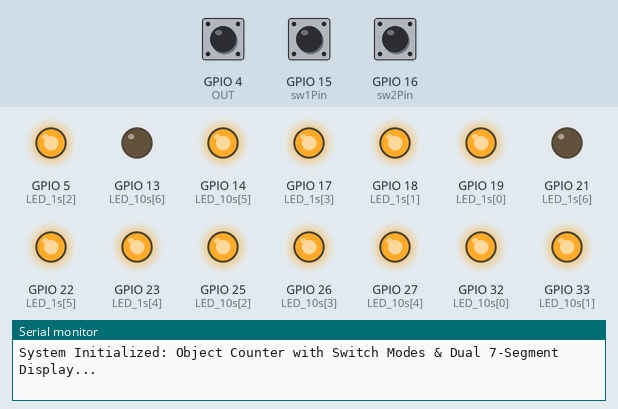
Bench run of a sketch on a simulated ESP32. On the bench: output pins drawn as LEDs (lit = HIGH), the last lines printed to the serial monitor. Dashed ring = blinking. The test bench sets the inputs (shaded band); at power-on: GPIO 4 (OUT) HIGH, GPIO 15 (sw1Pin) HIGH, GPIO 16 (sw2Pin) HIGH.

Above: at 1.2 s.
1.3 s: GPIO 4 (OUT) driven LOW
At 2.7 s:
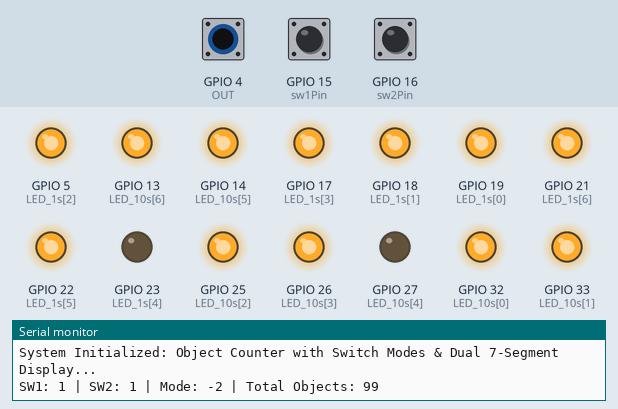
3.0 s: GPIO 4 (OUT) pulsed HIGH 5 times (0.12 s each, 0.3 s apart)
At 4.8 s:
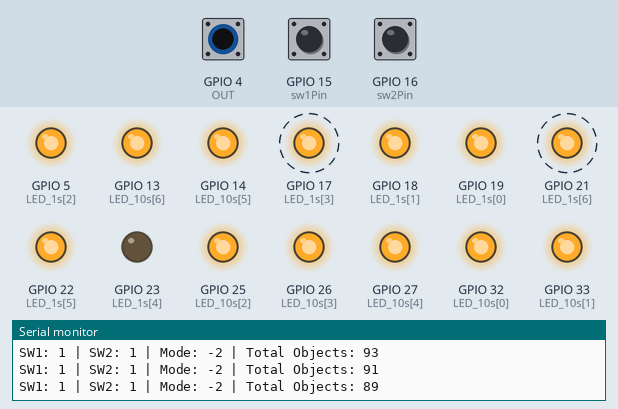
6.0 s: GPIO 4 (OUT) pulsed HIGH 2 times (0.12 s each, 0.3 s apart)
At 7.5 s:
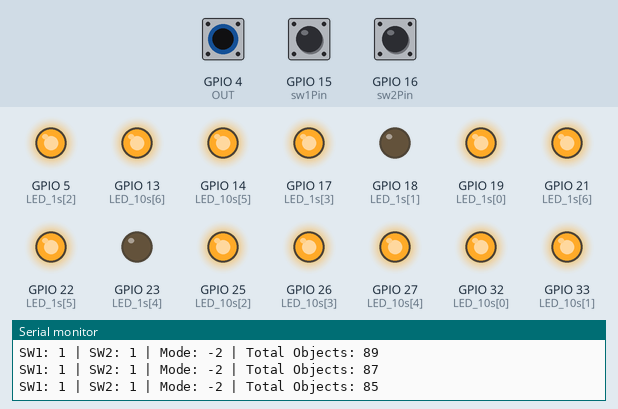
Timing chart, 0 to 9.0 s (numbered marks = the images above; inputs shaded):
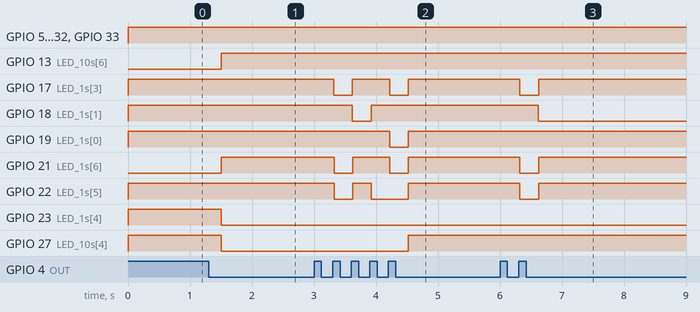

Measured:
- after the input at 1.3 s, GPIO 13 (LED_10s[6]), GPIO 21 (LED_1s[6]): LOW → HIGH after 0.20 s; GPIO 23 (LED_1s[4]), GPIO 27 (LED_10s[4]): HIGH → LOW after 0.20 s
- after the input at 3.0 s, GPIO 17 (LED_1s[3]): alternates HIGH for 0.60 s and LOW for 0.30 s, 4 changes in all, then stays HIGH, starting after 0.32 s; GPIO 18 (LED_1s[1]): HIGH → LOW after 0.62 s, → HIGH 0.30 s later
- after the input at 6.0 s, GPIO 17 (LED_1s[3]), GPIO 21 (LED_1s[6]), GPIO 22 (LED_1s[5]): HIGH → LOW after 0.32 s, → HIGH 0.30 s later; GPIO 18 (LED_1s[1]): HIGH → LOW after 0.62 s

The sketch:

sketch_oct14b.ino
```cpp
// 1. Pin Definitions (Using safe GPIOs)
const int OUT = 4;          // Move IR Sensor to a safe pin like GPIO 4 (avoiding strapping pin GPIO 2)
const int sw1Pin = 15;      // Move Switch 1 away from GPIO 3 (RX) to GPIO 15
const int sw2Pin = 16;


int Number_of_Object = 0;
int SensorState = 0;
int lastSensorState = HIGH;

int sw1 = 0;
int sw2 = 0;
int mode = 1;


const int LED_10s[7] = {32, 33, 25, 26, 27, 14, 13};
const int LED_1s[7]  = {19, 18, 5, 17, 23, 22, 21};
#include "Decode.h"

void setup() {
  Serial.begin(115200);


  pinMode(OUT, INPUT);
  pinMode(sw1Pin, INPUT);
  pinMode(sw2Pin, INPUT);

  for(int i = 0; i < 7; i++){
    pinMode(LED_10s[i], OUTPUT);
    pinMode(LED_1s[i], OUTPUT);
  }

  Serial.println("System Initialized: Object Counter with Switch Modes & Dual 7-Segment Display...");
}


void loop() {

  sw1 = digitalRead(sw1Pin);
  sw2 = digitalRead(sw2Pin);

  if (sw1 == 0 && sw2 == 0) {
    mode = 1;
  }
  else if (sw1 == 0 && sw2 == 1) {
    mode = -1;
  }
  else if (sw1 == 1 && sw2 == 0) {
    mode = 2;
  }
  else if (sw1 == 1 && sw2 == 1) {
    mode = -2;
  }


  SensorState = digitalRead(OUT);


  if (SensorState == LOW && lastSensorState == HIGH) {
    Number_of_Object += mode;


    if (Number_of_Object > 99) {
      Number_of_Object = 0;
    } else if (Number_of_Object < 0) {
      Number_of_Object = 99;
    }

    Serial.print("SW1: "); Serial.print(sw1);
    Serial.print(" | SW2: "); Serial.print(sw2);
    Serial.print(" | Mode: "); Serial.print(mode > 0 ? "+" : ""); Serial.print(mode);
    Serial.print(" | Total Objects: "); Serial.println(Number_of_Object);

    delay(200); // Debounce delay
  }

  // 4. Update 7-Segment Displays using Decode.h functions
  decode(Number_of_Object);
  display();

  // Save current state for next loop iteration
  lastSensorState = SensorState;
}
```

Decode.h
```cpp
#include "Arduino.h"

const byte digital0 = 0b0111111;
const byte digital1 = 0b0000110;
const byte digital2 = 0b1011011;
const byte digital3 = 0b1001111;
const byte digital4 = 0b1100110;
const byte digital5 = 0b1101101;
const byte digital6 = 0b1111101;
const byte digital7 = 0b0000111;
const byte digital8 = 0b1111111;
const byte digital9 = 0b1101111;


uint8_t tens = 0;
uint8_t ones = 0;

 byte current_nums_10s = digital0;
 byte current_nums_1s = digital0;


void decode(int a) {
  tens = Number_of_Object / 10;
  ones = Number_of_Object % 10;
  switch(tens) {
    case 0: current_nums_10s = digital0; break;
    case 1: current_nums_10s = digital1; break;
    case 2: current_nums_10s = digital2; break;
    case 3: current_nums_10s = digital3; break;
    case 4: current_nums_10s = digital4; break;
    case 5: current_nums_10s = digital5; break;
    case 6: current_nums_10s = digital6; break;
    case 7: current_nums_10s = digital7; break;
    case 8: current_nums_10s = digital8; break;
    case 9: current_nums_10s = digital9; break;
  }

  switch(ones) {
    case 0: current_nums_1s = digital0; break;
    case 1: current_nums_1s = digital1; break;
    case 2: current_nums_1s = digital2; break;
    case 3: current_nums_1s = digital3; break;
    case 4: current_nums_1s = digital4; break;
    case 5: current_nums_1s = digital5; break;
    case 6: current_nums_1s = digital6; break;
    case 7: current_nums_1s = digital7; break;
    case 8: current_nums_1s = digital8; break;
    case 9: current_nums_1s = digital9; break;
  }
}
void display() {
  for(int i = 0; i < 7; i++){
    digitalWrite(LED_10s[i], bitRead(current_nums_10s, i));
    digitalWrite(LED_1s[i], bitRead(current_nums_1s, i));
    sw1 = digitalRead(sw1Pin);
    sw2 = digitalRead(sw2Pin);
  }
}
```
